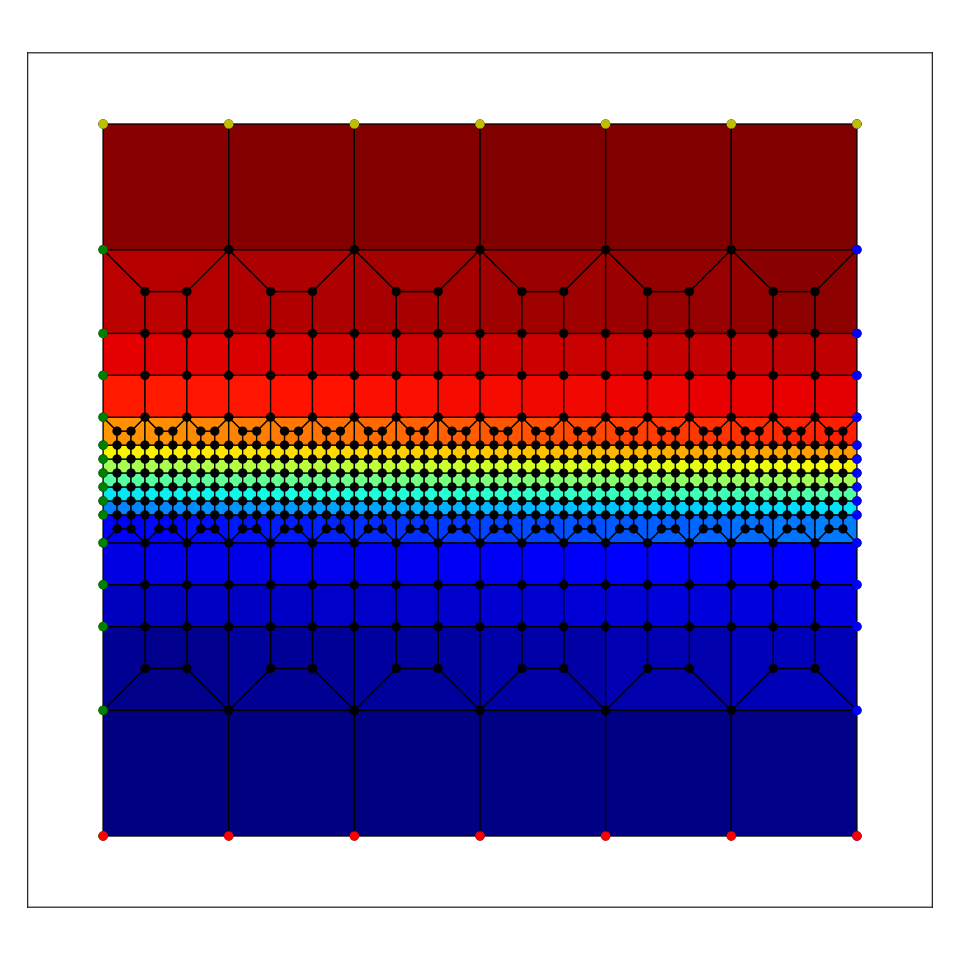

The Python source for this figure:

import GooseFEM as gf
import matplotlib.pyplot as plt
import goosempl as gplt
import numpy as np

plt.style.use(['goose'])

# --------------------------------------------------------------------------------------------------

mesh   = gf.Mesh.Quad4.FineLayer(6*9,51)
coor   = mesh.coor()
conn   = mesh.conn()
cindex = np.arange(conn.shape[0])

# --------------------------------------------------------------------------------------------------

fig,ax = plt.subplots(figsize=(10,10))

im = gplt.patch(coor=coor,conn=conn,cindex=cindex,cmap='jet')

ax.plot(coor[:                 ,0],coor[:                 ,1],marker='o',linestyle='none')
ax.plot(coor[mesh.nodesLeft  (),0],coor[mesh.nodesLeft  (),1],marker='o',linestyle='none',color='g')
ax.plot(coor[mesh.nodesRight (),0],coor[mesh.nodesRight (),1],marker='o',linestyle='none',color='b')
ax.plot(coor[mesh.nodesBottom(),0],coor[mesh.nodesBottom(),1],marker='o',linestyle='none',color='r')
ax.plot(coor[mesh.nodesTop   (),0],coor[mesh.nodesTop   (),1],marker='o',linestyle='none',color='y')

ax.set_aspect('equal')
ax.get_xaxis().set_visible(False)
ax.get_yaxis().set_visible(False)

plt.savefig('example.svg')
plt.show()
